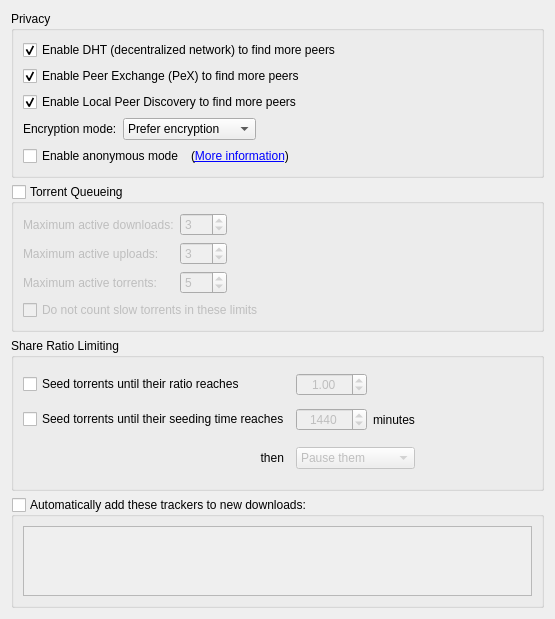
          <widget class="QWidget" name="scrollAreaWidgetContents_4">
           <property name="geometry">
            <rect>
             <x>0</x>
             <y>0</y>
             <width>555</width>
             <height>527</height>
            </rect>
           </property>
           <layout class="QVBoxLayout" name="verticalLayout_7">
            <item>
             <widget class="QGroupBox" name="AddBTFeaturesBox">
              <property name="title">
               <string>Privacy</string>
              </property>
              <layout class="QVBoxLayout" name="verticalLayout_14">
               <item>
                <widget class="QCheckBox" name="checkDHT">
                 <property name="text">
                  <string>Enable DHT (decentralized network) to find more peers</string>
                 </property>
                 <property name="checked">
                  <bool>true</bool>
                 </property>
                </widget>
               </item>
               <item>
                <widget class="QCheckBox" name="checkPeX">
                 <property name="toolTip">
                  <string>Exchange peers with compatible Bittorrent clients (µTorrent, Vuze, ...)</string>
                 </property>
                 <property name="text">
                  <string>Enable Peer Exchange (PeX) to find more peers</string>
                 </property>
                 <property name="checked">
                  <bool>true</bool>
                 </property>
                </widget>
               </item>
               <item>
                <widget class="QCheckBox" name="checkLSD">
                 <property name="toolTip">
                  <string>Look for peers on your local network</string>
                 </property>
                 <property name="text">
                  <string>Enable Local Peer Discovery to find more peers</string>
                 </property>
                 <property name="checked">
                  <bool>true</bool>
                 </property>
                </widget>
               </item>
               <item>
                <layout class="QHBoxLayout">
                 <item>
                  <widget class="QLabel" name="lbl_encryption">
                   <property name="text">
                    <string>Encryption mode:</string>
                   </property>
                  </widget>
                 </item>
                 <item>
                  <widget class="QComboBox" name="comboEncryption">
                   <item>
                    <property name="text">
                     <string>Prefer encryption</string>
                    </property>
                   </item>
                   <item>
                    <property name="text">
                     <string>Require encryption</string>
                    </property>
                   </item>
                   <item>
                    <property name="text">
                     <string>Disable encryption</string>
                    </property>
                   </item>
                  </widget>
                 </item>
                 <item>
                  <spacer>
                   <property name="orientation">
                    <enum>Qt::Horizontal</enum>
                   </property>
                   <property name="sizeHint" stdset="0">
                    <size>
                     <width>40</width>
                     <height>20</height>
                    </size>
                   </property>
                  </spacer>
                 </item>
                </layout>
               </item>
               <item>
                <layout class="QHBoxLayout" name="horizontalLayout_6">
                 <item>
                  <widget class="QCheckBox" name="checkAnonymousMode">
                   <property name="toolTip">
                    <string>Enable when using a proxy or a VPN connection</string>
                   </property>
                   <property name="text">
                    <string>Enable anonymous mode</string>
                   </property>
                  </widget>
                 </item>
                 <item>
                  <widget class="QLabel" name="label_anonymous">
                   <property name="text">
                    <string> (&lt;a href=&quot;http://github.com/qbittorrent/qBittorrent/wiki/Anonymous-Mode&quot;&gt;More information&lt;/a&gt;)</string>
                   </property>
                   <property name="openExternalLinks">
                    <bool>true</bool>
                   </property>
                  </widget>
                 </item>
                 <item>
                  <spacer name="horizontalSpacer_14">
                   <property name="orientation">
                    <enum>Qt::Horizontal</enum>
                   </property>
                   <property name="sizeHint" stdset="0">
                    <size>
                     <width>40</width>
                     <height>20</height>
                    </size>
                   </property>
                  </spacer>
                 </item>
                </layout>
               </item>
              </layout>
             </widget>
            </item>
            <item>
             <widget class="QGroupBox" name="checkEnableQueueing">
              <property name="title">
               <string>Torrent Queueing</string>
              </property>
              <property name="checkable">
               <bool>true</bool>
              </property>
              <property name="checked">
               <bool>false</bool>
              </property>
              <layout class="QGridLayout" name="gridLayout_2">
               <property name="bottomMargin">
                <number>9</number>
               </property>
               <item row="0" column="0">
                <widget class="QLabel" name="label_max_active_dl">
                 <property name="text">
                  <string>Maximum active downloads:</string>
                 </property>
                </widget>
               </item>
               <item row="0" column="1">
                <widget class="QSpinBox" name="spinMaxActiveDownloads">
                 <property name="minimum">
                  <number>-1</number>
                 </property>
                 <property name="maximum">
                  <number>999</number>
                 </property>
                 <property name="value">
                  <number>3</number>
                 </property>
                </widget>
               </item>
               <item row="1" column="0">
                <widget class="QLabel" name="label_max_active_up">
                 <property name="text">
                  <string>Maximum active uploads:</string>
                 </property>
                </widget>
               </item>
               <item row="1" column="1">
                <widget class="QSpinBox" name="spinMaxActiveUploads">
                 <property name="minimum">
                  <number>-1</number>
                 </property>
                 <property name="maximum">
                  <number>999</number>
                 </property>
                 <property name="value">
                  <number>3</number>
                 </property>
                </widget>
               </item>
               <item row="2" column="0">
                <widget class="QLabel" name="maxActiveTorrents_lbl">
                 <property name="text">
                  <string>Maximum active torrents:</string>
                 </property>
                </widget>
               </item>
               <item row="2" column="1">
                <widget class="QSpinBox" name="spinMaxActiveTorrents">
                 <property name="minimum">
                  <number>-1</number>
                 </property>
                 <property name="maximum">
                  <number>999</number>
                 </property>
                 <property name="value">
                  <number>5</number>
                 </property>
                </widget>
               </item>
               <item row="1" column="2">
                <spacer name="horizontalSpacer_2">
                 <property name="orientation">
                  <enum>Qt::Horizontal</enum>
                 </property>
                 <property name="sizeHint" stdset="0">
                  <size>
                   <width>40</width>
                   <height>20</height>
                  </size>
                 </property>
                </spacer>
               </item>
               <item row="0" column="2">
                <spacer name="horizontalSpacer_7">
                 <property name="orientation">
                  <enum>Qt::Horizontal</enum>
                 </property>
                 <property name="sizeHint" stdset="0">
                  <size>
                   <width>40</width>
                   <height>20</height>
                  </size>
                 </property>
                </spacer>
               </item>
               <item row="2" column="2">
                <spacer name="horizontalSpacer_11">
                 <property name="orientation">
                  <enum>Qt::Horizontal</enum>
                 </property>
                 <property name="sizeHint" stdset="0">
                  <size>
                   <width>40</width>
                   <height>20</height>
                  </size>
                 </property>
                </spacer>
               </item>
               <item row="3" column="0" colspan="3">
                <widget class="QCheckBox" name="checkIgnoreSlowTorrentsForQueueing">
                 <property name="text">
                  <string>Do not count slow torrents in these limits</string>
                 </property>
                </widget>
               </item>
              </layout>
             </widget>
            </item>
            <item>
             <widget class="QGroupBox" name="ratioBox">
              <property name="title">
               <string>Share Ratio Limiting</string>
              </property>
              <layout class="QGridLayout" name="gridLayout_9">
               <item row="0" column="0" rowspan="3" colspan="3">
                <widget class="QCheckBox" name="checkMaxRatio">
                 <property name="text">
                  <string>Seed torrents until their ratio reaches</string>
                 </property>
                </widget>
               </item>
               <item row="1" column="6" rowspan="2">
                <spacer name="horizontalSpacer_16">
                 <property name="orientation">
                  <enum>Qt::Horizontal</enum>
                 </property>
                 <property name="sizeHint" stdset="0">
                  <size>
                   <width>109</width>
                   <height>20</height>
                  </size>
                 </property>
                </spacer>
               </item>
               <item row="5" column="2">
                <widget class="QLabel" name="label">
                 <property name="text">
                  <string>then</string>
                 </property>
                 <property name="alignment">
                  <set>Qt::AlignRight|Qt::AlignTrailing|Qt::AlignVCenter</set>
                 </property>
                </widget>
               </item>
               <item row="5" column="4" colspan="2">
                <widget class="QComboBox" name="comboRatioLimitAct">
                 <property name="enabled">
                  <bool>false</bool>
                 </property>
                 <item>
                  <property name="text">
                   <string>Pause them</string>
                  </property>
                 </item>
                 <item>
                  <property name="text">
                   <string>Remove them</string>
                  </property>
                 </item>
                </widget>
               </item>
               <item row="5" column="6">
                <spacer name="horizontalSpacer_20">
                 <property name="orientation">
                  <enum>Qt::Horizontal</enum>
                 </property>
                 <property name="sizeHint" stdset="0">
                  <size>
                   <width>121</width>
                   <height>28</height>
                  </size>
                 </property>
                </spacer>
               </item>
               <item row="5" column="1">
                <spacer name="horizontalSpacer_17">
                 <property name="orientation">
                  <enum>Qt::Horizontal</enum>
                 </property>
                 <property name="sizeHint" stdset="0">
                  <size>
                   <width>100</width>
                   <height>42</height>
                  </size>
                 </property>
                </spacer>
               </item>
               <item row="3" column="6">
                <spacer name="horizontalSpacer_19">
                 <property name="orientation">
                  <enum>Qt::Horizontal</enum>
                 </property>
                 <property name="sizeHint" stdset="0">
                  <size>
                   <width>40</width>
                   <height>20</height>
                  </size>
                 </property>
                </spacer>
               </item>
               <item row="3" column="4">
                <widget class="QSpinBox" name="spinMaxSeedingMinutes">
                 <property name="enabled">
                  <bool>false</bool>
                 </property>
                 <property name="alignment">
                  <set>Qt::AlignCenter</set>
                 </property>
                 <property name="maximum">
                  <number>9999999</number>
                 </property>
                 <property name="value">
                  <number>1440</number>
                 </property>
                </widget>
               </item>
               <item row="1" column="4">
                <widget class="QDoubleSpinBox" name="spinMaxRatio">
                 <property name="enabled">
                  <bool>false</bool>
                 </property>
                 <property name="alignment">
                  <set>Qt::AlignHCenter</set>
                 </property>
                 <property name="minimum">
                  <double>0.000000000000000</double>
                 </property>
                 <property name="maximum">
                  <double>9998.000000000000000</double>
                 </property>
                 <property name="singleStep">
                  <double>0.050000000000000</double>
                 </property>
                 <property name="value">
                  <double>1.000000000000000</double>
                 </property>
                </widget>
               </item>
               <item row="3" column="5">
                <widget class="QLabel" name="label_11">
                 <property name="text">
                  <string>minutes</string>
                 </property>
                </widget>
               </item>
               <item row="3" column="0" colspan="4">
                <widget class="QCheckBox" name="checkMaxSeedingMinutes">
                 <property name="text">
                  <string>Seed torrents until their seeding time reaches</string>
                 </property>
                </widget>
               </item>
              </layout>
             </widget>
            </item>
            <item>
             <widget class="QGroupBox" name="checkEnableAddTrackers">
              <property name="sizePolicy">
               <sizepolicy hsizetype="Preferred" vsizetype="Preferred">
                <horstretch>0</horstretch>
                <verstretch>0</verstretch>
               </sizepolicy>
              </property>
              <property name="title">
               <string>Automatically add these trackers to new downloads:</string>
              </property>
              <property name="checkable">
               <bool>true</bool>
              </property>
              <property name="checked">
               <bool>false</bool>
              </property>
              <layout class="QGridLayout" name="gridLayout_16">
               <item row="0" column="0">
                <widget class="QPlainTextEdit" name="textTrackers">
                 <property name="enabled">
                  <bool>true</bool>
                 </property>
                 <property name="focusPolicy">
                  <enum>Qt::StrongFocus</enum>
                 </property>
                </widget>
               </item>
              </layout>
             </widget>
            </item>
            <item>
             <spacer name="verticalSpacer_8">
              <property name="orientation">
               <enum>Qt::Vertical</enum>
              </property>
              <property name="sizeHint" stdset="0">
               <size>
                <width>20</width>
                <height>40</height>
               </size>
              </property>
             </spacer>
            </item>
           </layout>
          </widget>
